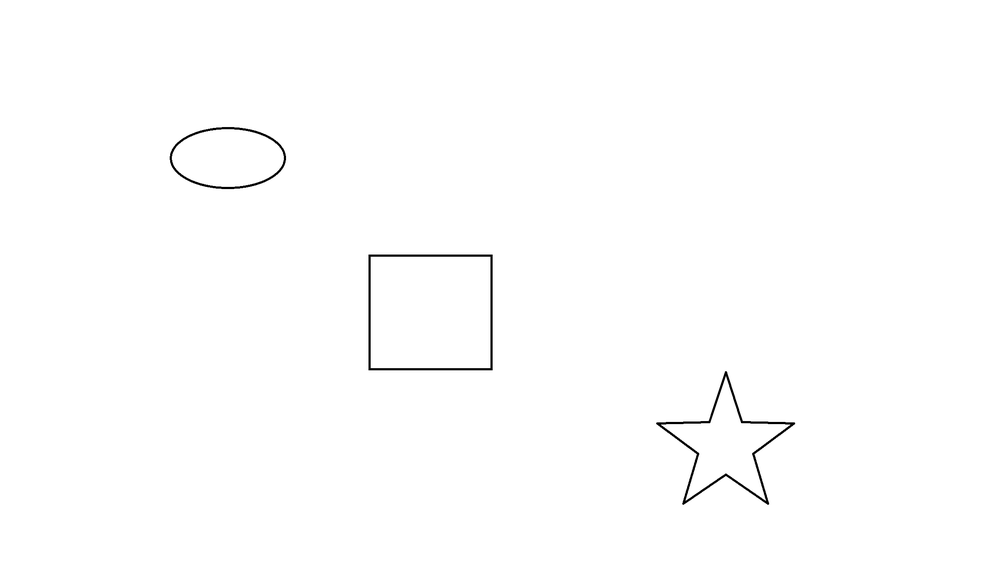
#> input picture test.png, 1000 x 562 px, shrunk from 2304 x 1296 before the run
$ python 4.9.1_ContoursGettingStarted.py
#> lines starting #> are read from the running program, lines starting #| are printed output that depends on the picture; after the words box and inside, x2 and y2 are one past the last pixel; in counts of white or black regions, pixels touching at a corner belong together
import numpy as np
import cv2 as cv

# im = cv.imread('./data/sudoku.png')
im = cv.imread('test.png')
#> im is the input picture: shape (562, 1000, 3); min 0, max 255, mean 253.8
imgray = cv.cvtColor(im, cv.COLOR_BGR2GRAY)

# 应用阈值处理灰度原图
adaptiveMeanThresh = cv.adaptiveThreshold(imgray, 255, cv.ADAPTIVE_THRESH_MEAN_C, cv.THRESH_BINARY, 21, 8)
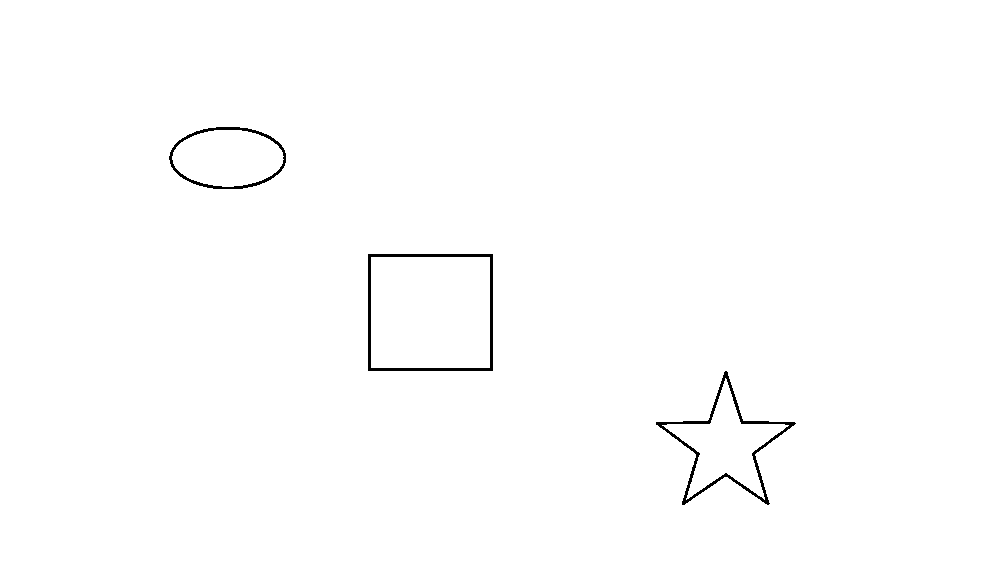
#> adaptiveMeanThresh: shape (562, 1000); 99.3% white; 3 black regions, box (x1, y1, x2, y2) and area: (656, 371, 796, 505) 1442, (368, 254, 493, 371) 1416, (169, 127, 286, 189) 806
cv.imshow('Adaptive Mean', adaptiveMeanThresh)

# 应用canny边缘检测处理灰度原图
edges = cv.Canny(imgray, 20, 115)
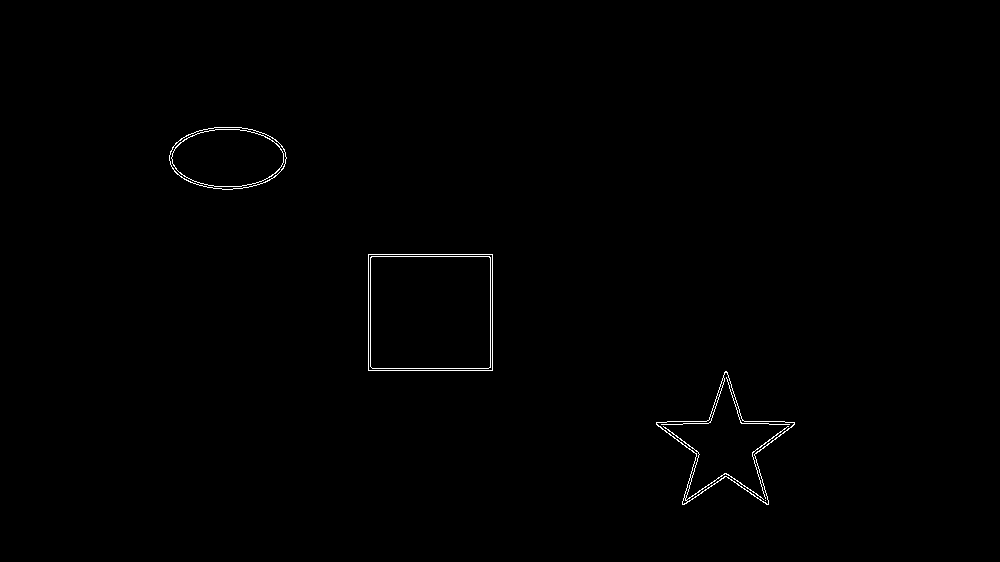
#> edges: shape (562, 1000); 0.46% white in thin lines or dots, all inside (x1, y1, x2, y2) = (169, 127, 795, 505)
cv.imshow('edges', edges)

# 寻找轮廓前，应用阈值处理，或者canny边缘处理原图
imgContourOrigin = adaptiveMeanThresh

# 寻找轮廓
contours, hierarchy = cv.findContours(imgContourOrigin, cv.RETR_TREE, cv.CHAIN_APPROX_SIMPLE)
#> contours = 7 contours; box (x1, y1, x2, y2) and area: (0, 0, 1000, 562) 560439, (367, 253, 494, 372) 14866, (371, 257, 490, 368) 12980, (655, 370, 797, 506) 7068, (168, 126, 287, 190) 5902, (662, 378, 789, 500) 5172, (172, 130, 284, 187) 4838

# 绘制所有轮廓
imgAllContours = cv.drawContours(im, contours, -1, (0,255,0), 3)
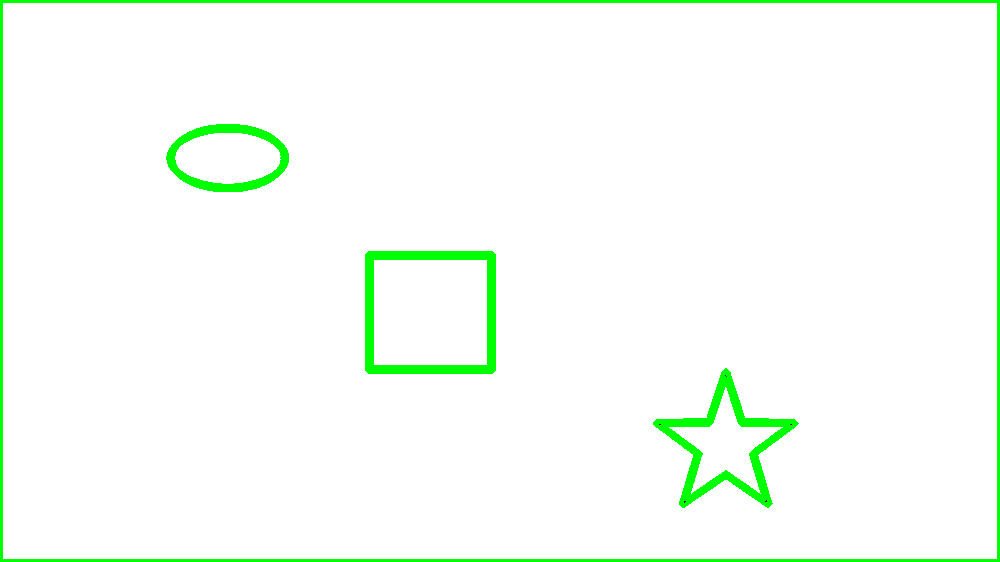
#> imgAllContours: shape (562, 1000, 3); mean B, G, R 245.9, 255, 245.9
cv.imshow('imgAllContours', imgAllContours)

# 绘制第四个单独轮廓
img4thContours = cv.drawContours(im, contours, 3, (0,255,0), 3)
cv.imshow('img4thContours', img4thContours)

# 绘制第四个单独轮廓(大多数情况下，更有用)
cnt = contours[4]
#> cnt = [[371, 257], [371, 367], [489, 367], [489, 257]]
img4thContours2 = cv.drawContours(im, [cnt], 0, (0,255,0), 3)
cv.imshow('img4thContours2', img4thContours2)

cv.waitKey(0)
cv.destroyAllWindows()

$ run again, with Approximation.png copied over test.png
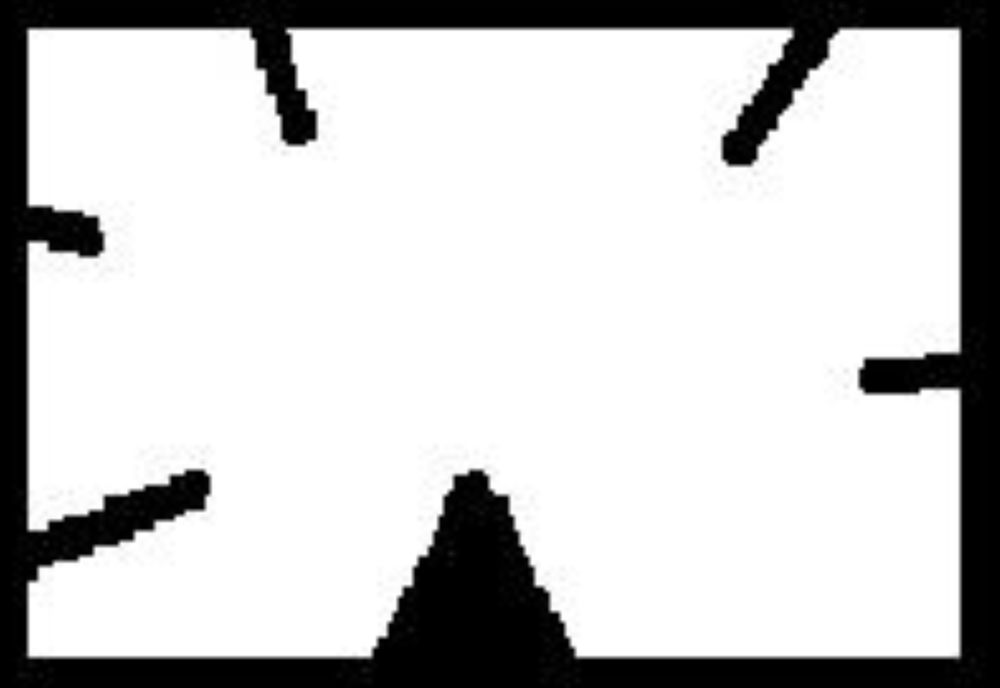
#> input picture Approximation.png, 1000 x 688 px, shrunk from 1184 x 814 before the run
#> im is the input picture: shape (688, 1000, 3); mean B, G, R 200.6, 200.6, 200.6
#> adaptiveMeanThresh: shape (688, 1000); 92.7% white; 68 black regions (65 under 20 px), largest, box (x1, y1, x2, y2) and area: (17, 18, 971, 669) 49599, (48, 496, 57, 500) 29, (843, 368, 848, 374) 22
#> `edges = cv.Canny(imgray, 20, 115)`:
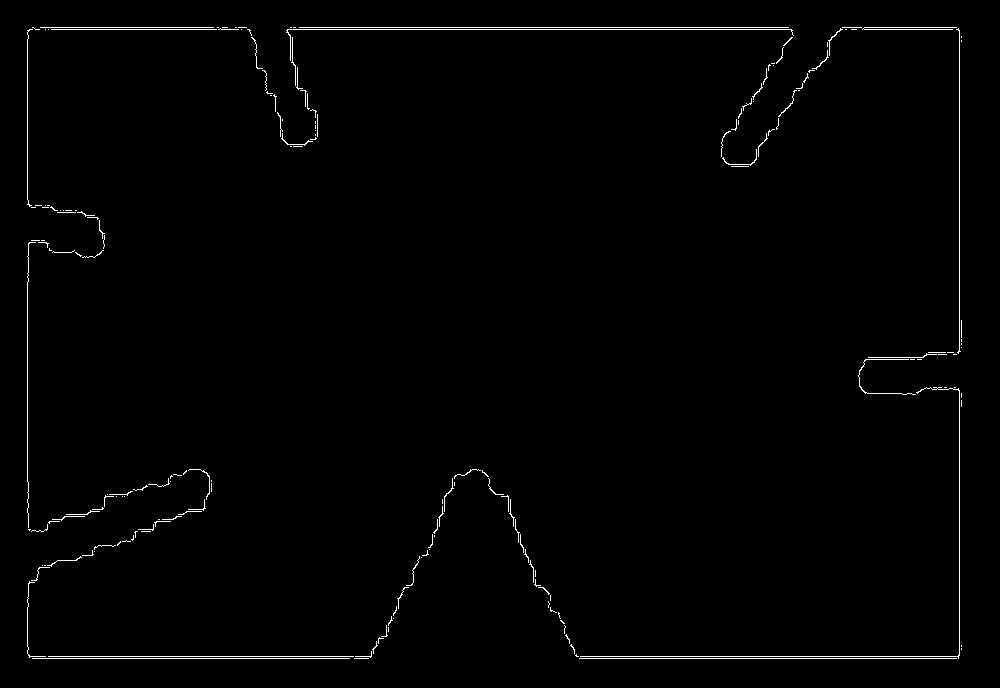
#> edges: shape (688, 1000); 1% white in thin lines or dots, all inside (x1, y1, x2, y2) = (27, 27, 962, 659)
#> contours = 72 contours, 61 with area under 20; largest, box (x1, y1, x2, y2) and area: (0, 0, 1000, 688) 686313, (16, 17, 972, 670) 594552, (26, 27, 962, 659) 539876, (286, 95, 307, 134) 350, (47, 495, 58, 501) 38
#> `imgAllContours = cv.drawContours(im, contours, -1, (0,255,0), 3)`:
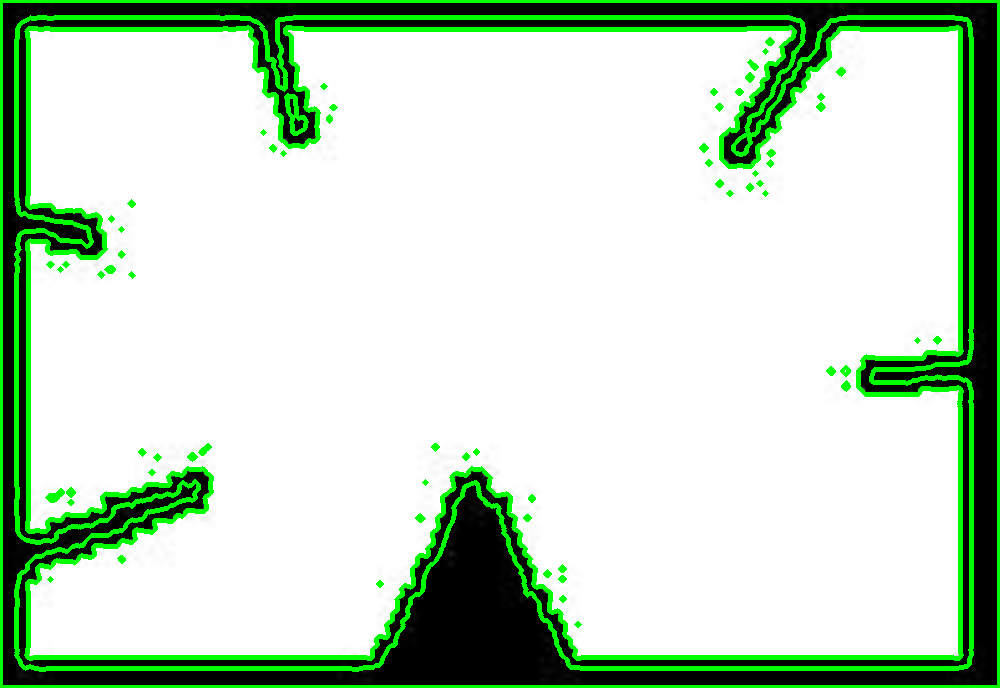
#> imgAllContours: shape (688, 1000, 3); mean B, G, R 194.6, 216.9, 194.6
#> cnt = [[576, 624], [577, 623], [578, 623], [579, 624], [578, 625], [577, 625]]

$ run again, with drawing.png copied over test.png
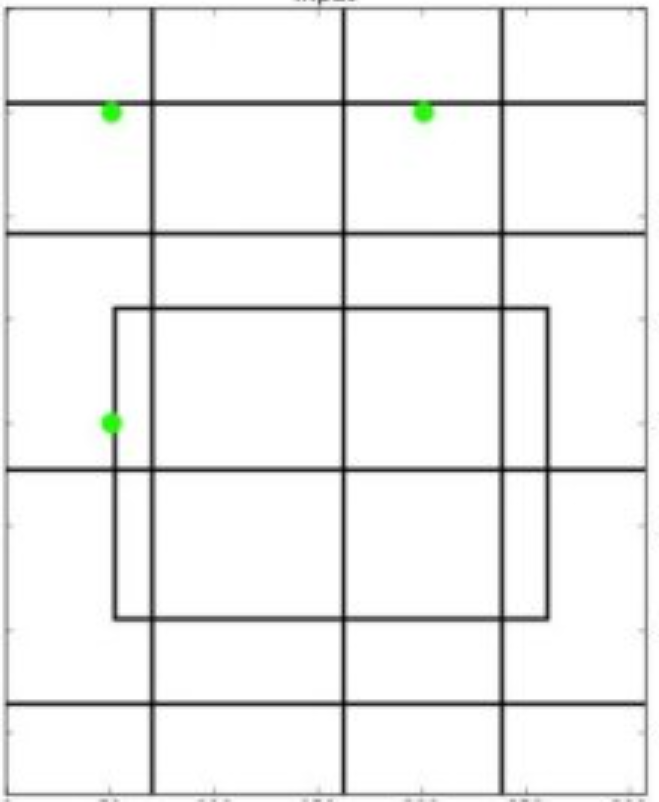
#> input picture drawing.png, 659 x 802 px
#> im is the input picture: shape (802, 659, 3); mean B, G, R 239.1, 239.5, 239.1
#> adaptiveMeanThresh: shape (802, 659); 89.1% white; 27 black regions (26 under 20 px), largest, box (x1, y1, x2, y2) and area: (3, 0, 649, 797) 57609
#> `edges = cv.Canny(imgray, 20, 115)`:
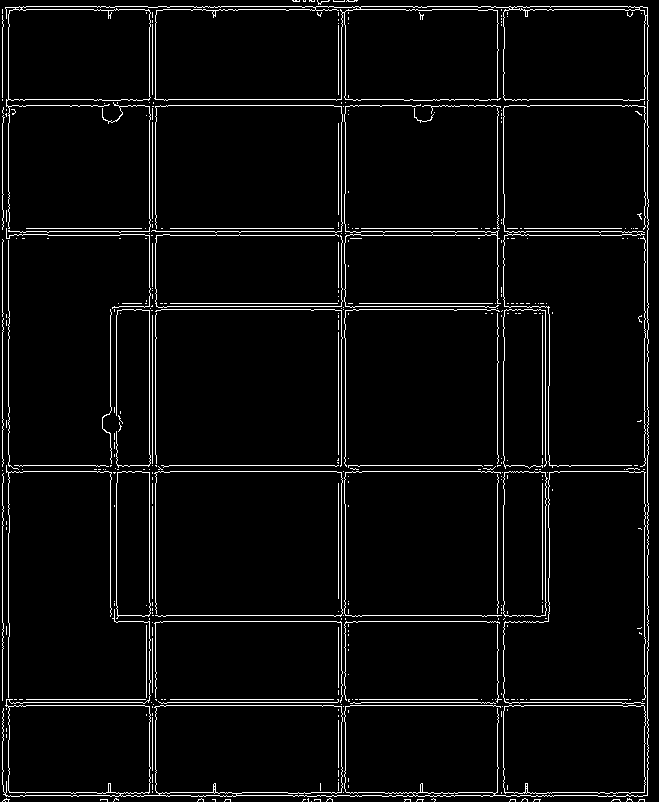
#> edges: shape (802, 659); 4.2% white in thin lines or dots
#> contours = 31 contours, 2 with area under 20; largest, box (x1, y1, x2, y2) and area: (155, 311, 341, 467) 28360, (155, 472, 341, 616) 25984, (8, 472, 150, 701) 25590, (9, 236, 150, 467) 25286, (504, 472, 645, 701) 24301
#> `imgAllContours = cv.drawContours(im, contours, -1, (0,255,0), 3)`:
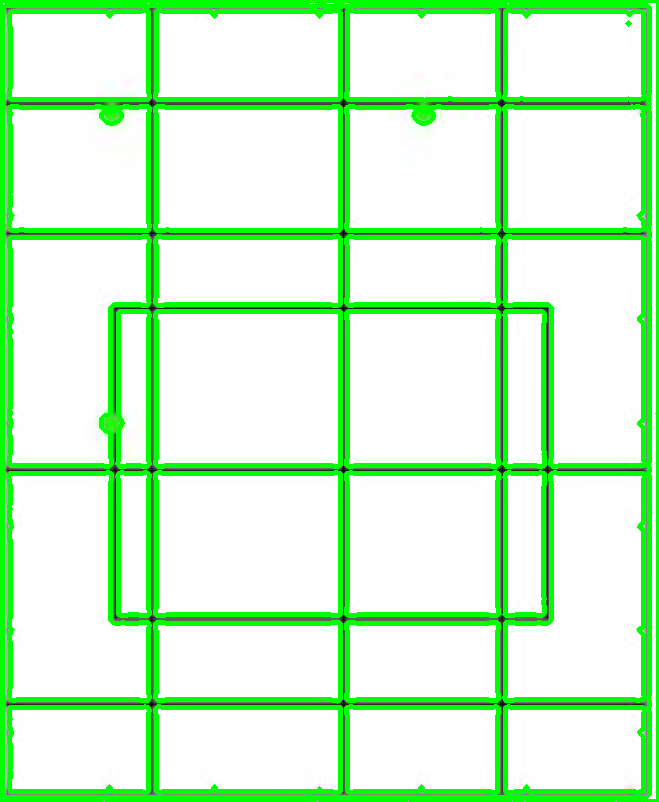
#> imgAllContours: shape (802, 659, 3); mean B, G, R 202.1, 248.1, 202.1
#> cnt = contour of 25 points, box (x1, y1, x2, y2) (346, 622, 499, 701), area 11461
